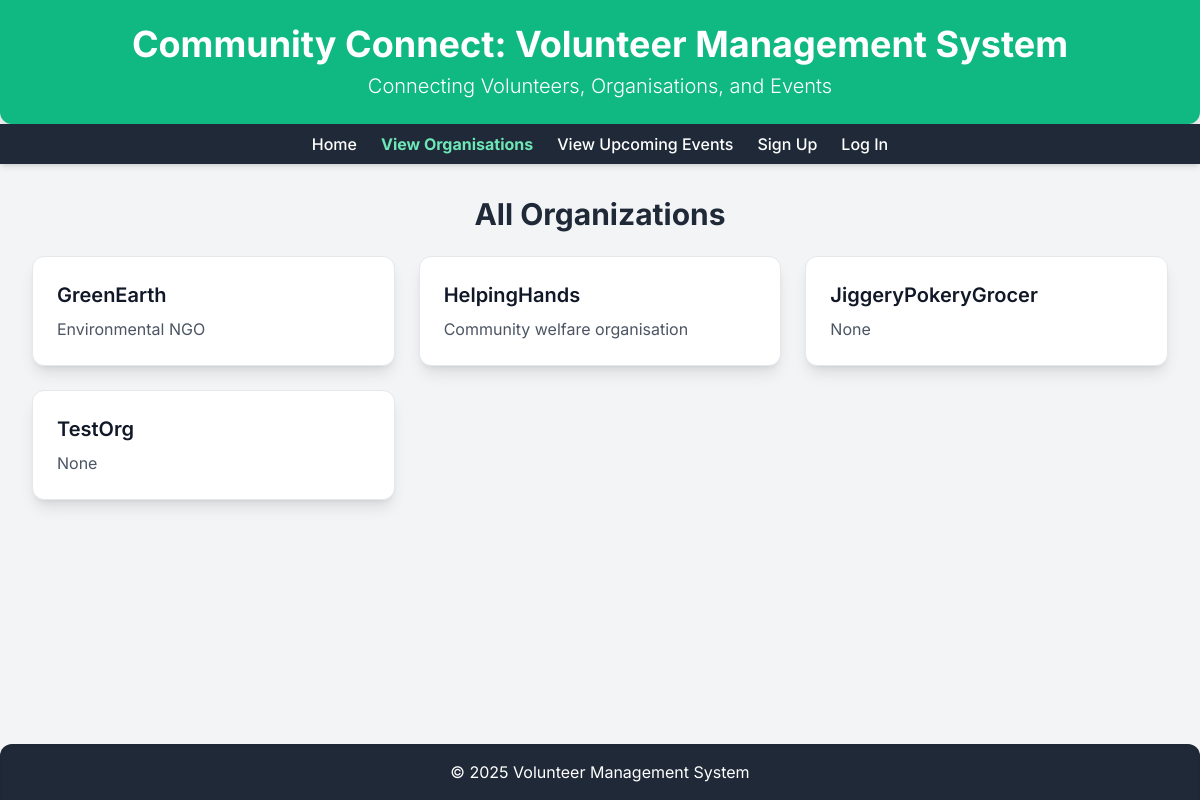
The app's page /organisations with its own data.
### tables this page shows
CREATE TABLE Organisations (
    ID INTEGER PRIMARY KEY,
    Password TEXT NOT NULL CHECK(length(Password) <= 20),
    Name TEXT NOT NULL UNIQUE CHECK(length(Name) <= 20),
    WebsiteURL TEXT CHECK(WebsiteURL LIKE 'http%' AND length(WebsiteURL) <= 50),
    Address TEXT NOT NULL CHECK(length(Address) <= 30),
    Description TEXT CHECK(length(Description) <= 300),
    Email TEXT NOT NULL UNIQUE CHECK(length(Email) <= 30),
    Verified BOOLEAN NOT NULL DEFAULT False
);

### app.py (the view)
@app.route("/organisations")
def organisations():
    db = get_db()
    cur = db.execute("SELECT * FROM Organisations ORDER BY Name ASC")
    organisations = cur.fetchall()
    return render_template("organisations.html", organisations=organisations)

### app.py (called while the page is built)
def get_db():
    db = getattr(g, '_database', None)
    if db is None:
        db = g._database = sqlite3.connect(DATABASE)
        db.row_factory = sqlite3.Row  # lets you access results like dicts
    return db

@app.teardown_appcontext
def close_connection(exception):
    db = getattr(g, '_database', None)
    if db is not None:
        db.close()

### templates/organisations.html (shortened to what this page needs)
<!DOCTYPE html>
<html lang="en">
<head>
    <script src="https://cdn.tailwindcss.com"></script>
</head>
<body class="flex flex-col min-h-screen">
    <header class="bg-emerald-500 text-white p-6 text-center rounded-b-xl shadow-lg">
        <h1 class="text-4xl font-bold">Community Connect: Volunteer Management System</h1>
        <p class="mt-2 text-xl font-light">Connecting Volunteers, Organisations, and Events</p>
    </header>
    <nav class="bg-gray-800 p-2 text-center shadow-md">
        <div class="max-w-4xl mx-auto flex justify-center space-x-6">
            <a href="/" class="text-white hover:text-emerald-300 font-medium transition-colors">Home</a>
            <a href="/organisations" class="text-emerald-300 font-bold transition-colors">View Organisations</a>
            <a href="/events" class="text-white hover:text-emerald-300 font-medium transition-colors">View Upcoming Events</a>
            {% if session["user_type"] %}
                {% if session["user_type"] == "volunteer" %}
                    <a href="/signups" class="text-white hover:text-emerald-300 font-medium transition-colors">My Signups</a>
                    <a href="/edit_profile" class="text-white hover:text-emerald-300 font-medium transition-colors">Edit Profile</a>
                    <a href="/logout" class="text-white hover:text-emerald-300 font-medium transition-colors">Log Out</a>
                {% elif session["user_type"] == "organisation" %}
                    <a href="/signups" class="text-white hover:text-emerald-300 font-medium transition-colors">Signups</a>
                    <a href="/edit_profile" class="text-white hover:text-emerald-300 font-medium transition-colors">Edit Profile</a>
                    <a href="/logout" class="text-white hover:text-emerald-300 font-medium transition-colors">Log Out</a>
                {% endif %}
            {% else %}
                <a href="/signup" class="text-white hover:text-emerald-300 font-medium transition-colors">Sign Up</a>
                <a href="/login" class="text-white hover:text-emerald-300 font-medium transition-colors">Log In</a>
            {% endif %}
        </div>
    </nav>
    <main class="p-8 flex-grow">
        <div class="max-w-6xl mx-auto">
            <section>
                <h2 class="text-3xl font-bold text-gray-800 mb-6 text-center">All Organizations</h2>
                <div id="organizations-grid" class="grid sm:grid-cols-1 md:grid-cols-2 lg:grid-cols-3 gap-6">
                    {% for org in organisations %}
                        <div class="org-card bg-white p-6 rounded-xl shadow-lg border border-gray-200 cursor-pointer transition-transform transform hover:scale-105"
                            data-org-name="{{ org['Name'] }}"
                            data-org-description="{{ org['Description'] }}"
                            data-org-contact="{{ org['Email'] }}">
                            <h3 class="text-xl font-semibold mb-2 text-gray-900">{{ org['Name'] }}</h3>
                            <p class="text-gray-600 truncate">{{ org['Description'] }}</p>
                        </div>
                    {% endfor %}
                </div>
            </section>
        </div>
    </main>
    <footer class="bg-gray-800 text-white p-4 text-center mt-auto shadow-inner rounded-t-xl">
        <p>&copy; 2025 Volunteer Management System</p>
    </footer>
</body>
</html>

### templates/organisations.html (style rules this page uses)
body { font-family: 'Inter', sans-serif; background-color: #f3f4f6; color: #1f2937; }

### records on screen
Organisations: Name "GreenEarth", Description "Environmental NGO"
Organisations: Name "HelpingHands", Description "Community welfare organisation"
Organisations: Name "JiggeryPokeryGrocer", Description "None"
Organisations: Name "TestOrg", Description "None"
